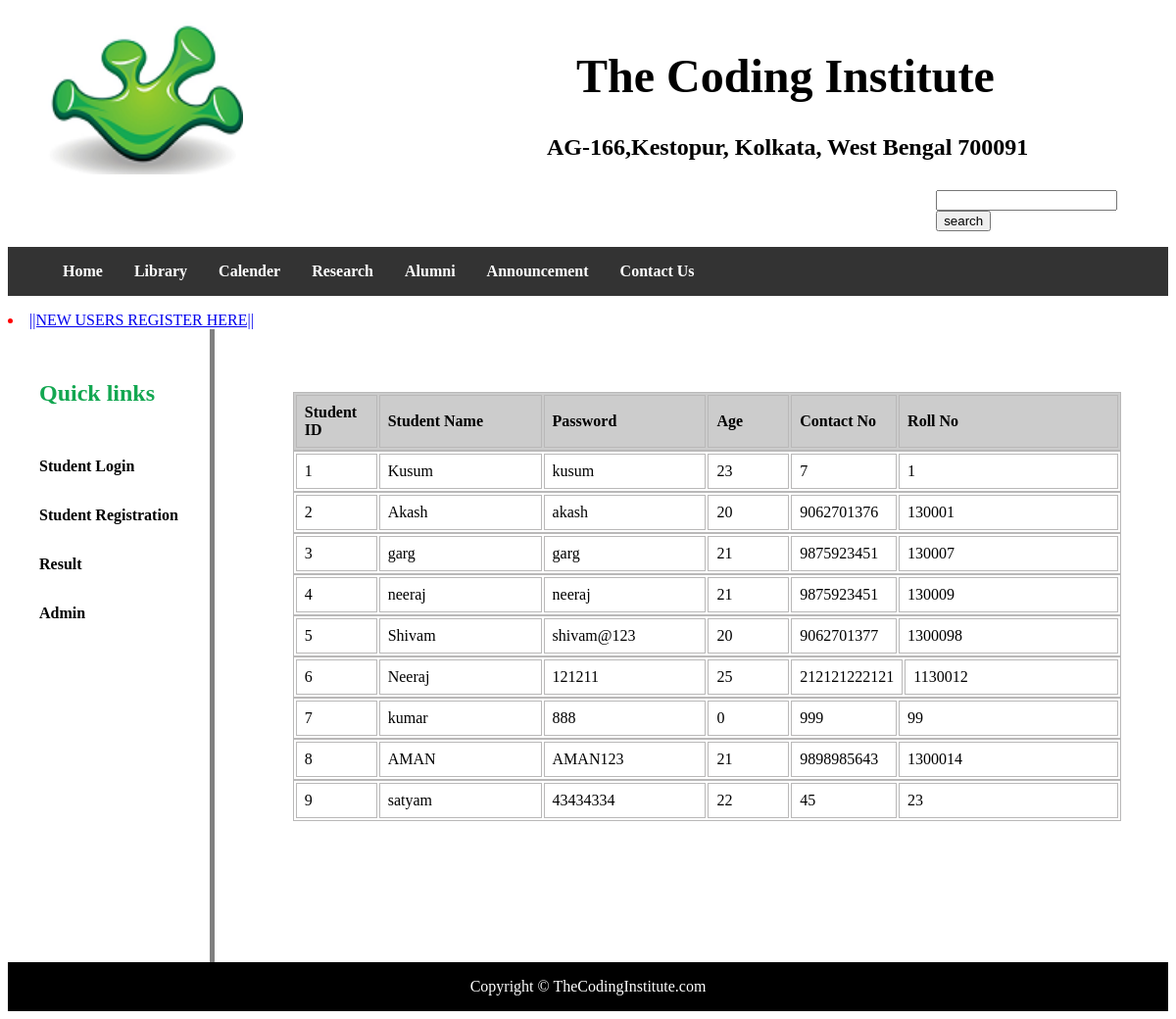
The page /infotable.php on the database its author committed.
### tables this page shows
CREATE TABLE `userprofile` (
  `ID` int(11) NOT NULL,
  `NAME` varchar(100) DEFAULT NULL,
  `Password` varchar(20) DEFAULT NULL,
  `Age` int(11) DEFAULT NULL,
  `Contact` bigint(11) DEFAULT NULL,
  `RollNo` int(11) DEFAULT NULL
);

### infotable.php (the view, shortened to what this page needs)
<!DOCTYPE html>
<html>
<head>
<link rel="stylesheet" type="text/css" href="mystyle.css">
</head>
<body>
<div style="padding: 10px;">
<img src="logo1.png" alt="College logo" style="width:200px;height:160px;float:left;margin-left:30px;">
<h1 style = "font-size:3em;">The Coding Institute</h1>
<h2> AG-166,Kestopur, Kolkata, West Bengal 700091</h2>
</div>
<div style="padding-left:80%;">
<form action="search.php" method="get">
  <input list="browsers" name="browser">
  <input type="submit" value = "search">
</form>
</div>
<div style= "clear:right">
<span >
<ul>
  <li><a href="web.php">Home</a></li>
  <li><a href="library.php">Library</a></li>
  <li><a href="calender.php">Calender</a></li>
  <li><a href="research.php">Research</a></li>
  <li><a href="alumni.php">Alumni</a></li>
    <li><a href="announcement.php">Announcement</a></li>
	<li><a href="contact.php">Contact Us</a></li>
</ul>
</span>
</div>
<MARQUEE style="color:red" BGCOLOR=#f5f5f5 >
<li><a href="registration.php">||NEW USERS REGISTER HERE||</a></li>
</MARQUEE>
<nav>
<h2 style = "color:#13a751;padding: 16px;">Quick links</h2>
<ul>
    <li><a href="studentlogin.php">Student Login</a></li>
    <li><a href="registration.php">Student Registration</a></li>
	<li><a href="result.php">Result</a></li>
	<li><a href="admin.php">Admin</a></li>
  </ul>
</nav>
<article>
<?php
$con=new mySqli("localhost","root","","college_database");
$sql="select * from userprofile";
$results=$con->query($sql);
if($results->num_rows>0)
{
echo "<table class=\"tblresults txtblack\" style = \"background-color: #ccc;\">
<tr><td class=\"col2\"><b>Student ID</b></td>
<td class=\"col1\"><b>Student Name</b></td>
<td class=\"col1\"><b>Password</b></td>
<td class=\"col2\"><b>Age</b></td>
<td class=\"col3\"><b>Contact No</b></td>
<td ><b>Roll No</b></td></tr></table>";
while($rows=$results->fetch_assoc())
echo "<table class=\"tblresults txtblack\">
<tr><td class=\"col2\">".$rows["ID"]."</td><td class=\"col1\">".$rows["NAME"]."</td><td class=\"col1\">".$rows["Password"]."</td><td class=\"col2\">".$rows["Age"]."</td><td class=\"col3\">".$rows["Contact"]."</td><td>".$rows["RollNo"]."</td></tr></table>";
}
?>
</article>
<footer>Copyright &copy; TheCodingInstitute.com</footer>
</body>

### mystyle.css (style rules this page uses)
footer { padding: 1em; color: white; background-color: black; clear: left; text-align: center; }
h1 { padding-left: 570px; }
h2 { padding-left: 540px; }
span ul { font-weight: bold; list-style-type: none; overflow: hidden; background-color: #333333; }
span li { float: left; }
span li a { display: block; color: white; padding: 16px; text-decoration: none; }
nav { font-weight: bold; float: left; max-width: 200px; margin: 0; padding: 1em; }
nav ul { overflow: hidden; list-style-type: none; padding: 0; }
nav li a { display: block; padding: 16px; text-decoration: none; }
nav ul a { text-decoration: none; color:black }
article { margin-left: 170px; border-left: 5px solid gray; padding-left: 5em; padding-top:4em; padding-right:3em; padding-bottom:9em; overflow: hidden; min-height:400px; }

### infotable.php (style rules this page uses)
table.tblresults { width:100%; *width:99.5%; border: 1px solid #b9b8b8; top: 0; }
table.tblresults td { padding: 8px; border: 1px solid #b9b8b8; }
table.tblresults td.col1 { width: 20%; }
table.tblresults td.col2 { width: 10%; }
table.tblresults td.col3 { width: 13%; }
form { font-weight: bold; }

### rows shown on the page
userprofile: ID "1", NAME "Kusum", Password "kusum", Age "23", Contact "7", RollNo "1"
userprofile: ID "2", NAME "Akash", Password "akash", Age "20", Contact "9062701376", RollNo "130001"
userprofile: ID "3", NAME "garg", Password "garg", Age "21", Contact "9875923451", RollNo "130007"
userprofile: ID "4", NAME "neeraj", Password "neeraj", Age "21", Contact "9875923451", RollNo "130009"
userprofile: ID "5", NAME "Shivam", Password "shivam@123", Age "20", Contact "9062701377", RollNo "1300098"
userprofile: ID "6", NAME "Neeraj", Password "121211", Age "25", Contact "212121222121", RollNo "1130012"
userprofile: ID "7", NAME "kumar", Password "888", Age "0", Contact "999", RollNo "99"
userprofile: ID "8", NAME "AMAN", Password "AMAN123", Age "21", Contact "9898985643", RollNo "1300014"
userprofile: ID "9", NAME "satyam", Password "43434334", Age "22", Contact "45", RollNo "23"
